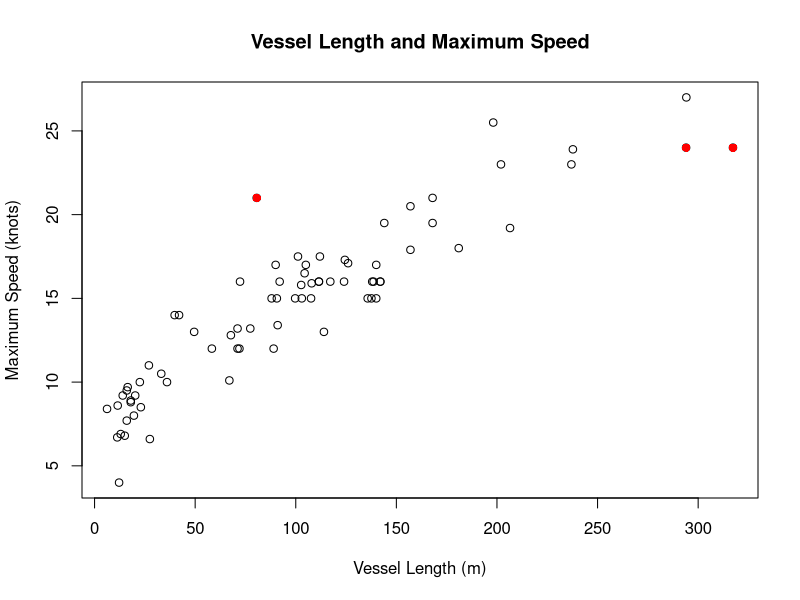
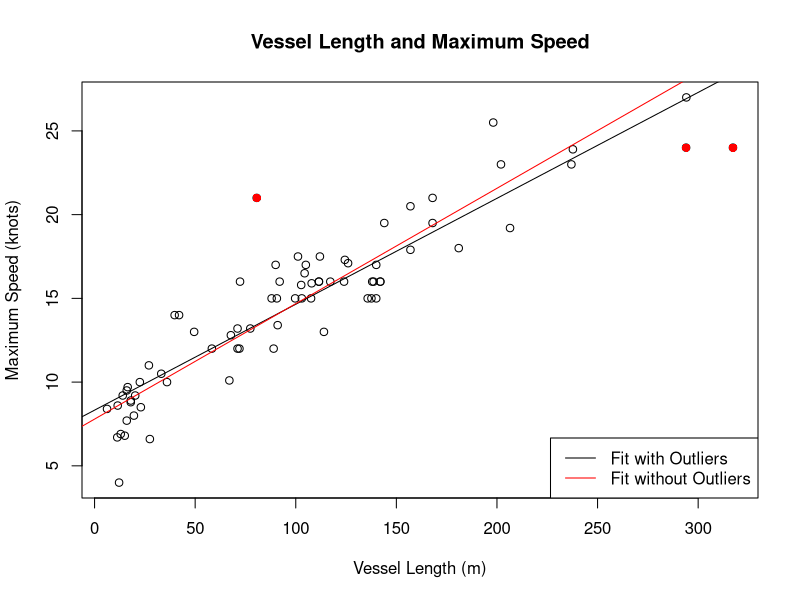
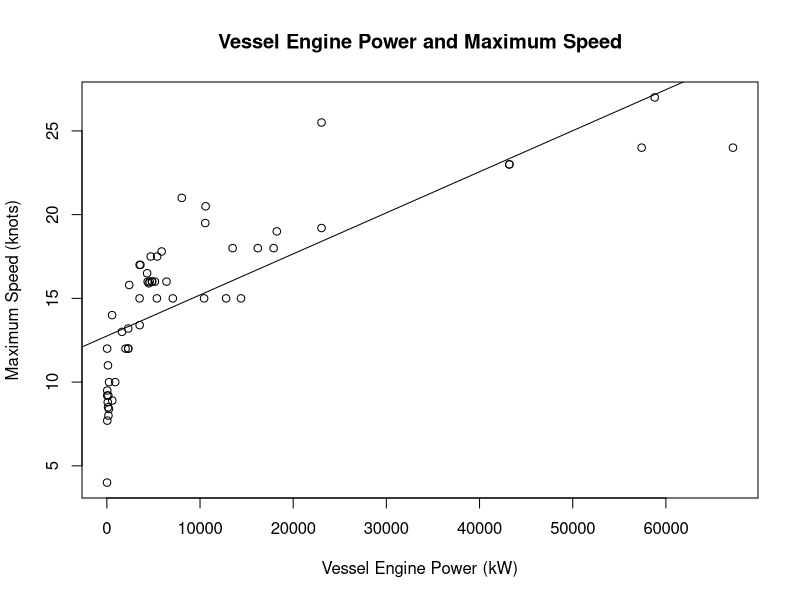
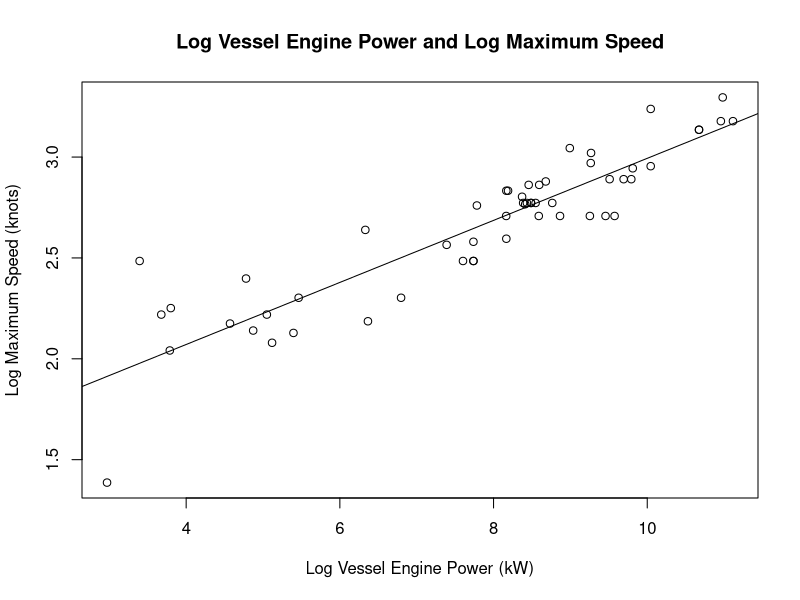

The R script that drew these images, in order:
## ---- chunk 1
# Make sure to keep the default for normal processing.
default_output_hook <- knitr::knit_hooks$get("output")

# Output hooks handle normal R console output.
knitr::knit_hooks$set( output = function(x, options) {

  comment <- knitr::opts_current$get("comment")
  if( is.na(comment) ) comment <- ""
  can_null <- grepl( paste0( comment, "\\s*\\[\\d?\\]" ),
                     x, perl = TRUE)
  do_null <- isTRUE( knitr::opts_current$get("null_prefix") )
  if( can_null && do_null ) {
    # By default R print output aligns at the right brace.
    align_index <- regexpr( "\\]", x )[1] - 1
    # Two cases: start or newline
    re <- paste0( "^.{", align_index, "}\\]")
    rep <- comment
    x <- gsub( re, rep,  x )
    re <- paste0( "\\\n.{", align_index, "}\\]")
    rep <- paste0( "\n", comment )
    x <- gsub( re, rep,  x )
  }

  default_output_hook( x, options )

})

knitr::opts_template$set("kill_prefix"=list(comment=NA, null_prefix=TRUE))

knitr::opts_chunk$set(opts.label="kill_prefix")

library(knitr)
## ---- chunk 2
# Store observed x and y variables 
x <- c(1, 2, 3, 4, 5, 6)
y <- c(0, 1, 7, 2, 4, 10)

# Store beta variables
beta0 <- 2
beta1 <- 3

# Calculate yhat for each x
yhat <- c()
for (i in 1:length(x)){
        yhat[i] <- 1*(beta0+x[i])*beta1
}

# Calculate epsilon for each x
ep <- c()
for(i in 1:length(x)){
        ep[i] <- yhat[i]-y[i]
}

# Get epsilon squared
ep2 <- ep^2
## ---- chunk 3
kable(cbind(c(rep(1, 6)),
            x,
            yhat,
            y,
            ep,
            ep2),
      row.names = FALSE,
      col.names = c("Model matrix",
                    "$x_i$",
                    "$\\hat{y}$",
                    "$y_i$",
                    "$\\epsilon_i$",
                    "$\\epsilon_i^2$")
      )
## ---- chunk 4
# Store beta variables
beta0 <- 1
beta1 <- 1

# Calculate yhat for each x
yhat <- c()
for (i in 1:length(x)){
        yhat[i] <- 1*(beta0+x[i])*beta1
}

# Calculate epsilon for each x
ep <- c()
for(i in 1:length(x)){
        ep[i] <- yhat[i]-y[i]
}

# Get epsilon squared
ep2 <- ep^2
## ---- chunk 5
kable(cbind(c(rep(1, 6)),
            x,
            yhat,
            y,
            ep,
            ep2),
      row.names = FALSE,
      col.names = c("Model matrix",
                    "$x_i$",
                    "$\\hat{y}$",
                    "$y_i$",
                    "$\\epsilon_i$",
                    "$\\epsilon_i^2$")
      )
## ---- chunk 6
vessels <- read.csv("Vessel_data.csv", header = TRUE)
## ---- chunk 7
fit1 <- lm(vessels$max_speed_knots ~ vessels$length_meters)

fit1$coefficients
## ---- chunk 8
plot(vessels$max_speed_knots ~ vessels$length_meters, 
     main = "Vessel Length and Maximum Speed", 
     xlab = "Vessel Length (m)",
     ylab = "Maximum Speed (knots)")

out1 <- which(vessels$length_meters > 70 & vessels$length_meters < 100 & vessels$max_speed_knots > 20)

out2 <- which(vessels$length_meters > 300 & vessels$max_speed_knots > 20)

out3 <- which(vessels$length_meters > 275 & vessels$length_meters < 300 & vessels$max_speed_knots > 20 & vessels$max_speed_knots < 25)

points(x = vessels$length_meters[c(out1, out2, out3)],
       y = vessels$max_speed_knots[c(out1, out2, out3)],
       pch = 16,
       cex = 1.1,
       col = "red")
## ---- chunk 9
# Remove outliers
vessels2 <- vessels[-c(out1, out2, out3),]

# Refit data
fit2 <- lm(vessels2$max_speed_knots ~ vessels2$length_meters)

fit2$coefficients
## ---- chunk 10
plot(vessels$max_speed_knots ~ vessels$length_meters, 
     main = "Vessel Length and Maximum Speed", 
     xlab = "Vessel Length (m)",
     ylab = "Maximum Speed (knots)")

points(x = vessels$length_meters[c(out1, out2, out3)],
       y = vessels$max_speed_knots[c(out1, out2, out3)],
       pch = 16,
       cex = 1.1,
       col = "red")

abline(fit1)
abline(fit2, 
       col = "red")

legend("bottomright",
       legend = c("Fit with Outliers",
                  "Fit without Outliers"),
       col = c("black",
               "red"),
       lwd = 1)
## ---- chunk 11
est <- unname(fit1$coefficients[1]+100*fit1$coefficients[2])

# Get summary of confidence interval
CI <- summary(predict(fit1, 
                      newdata = (data.frame(length_meters = 100)), 
                      interval = "confidence"))

# Select the upper and lower mean (4th row, 2nd and 3rd columns of table), split
# it from its label, and assign to numeric to remove floating spaces
llCI <- as.numeric(strsplit(CI[4,2], split = ":")[[1]][2])
ulCI <- as.numeric(strsplit(CI[4,3], split = ":")[[1]][2])

# Get summary of prediction interval
PI <- summary(predict(fit1, 
                      newdata = (data.frame(length_meters = 100)), 
                      interval = "prediction"))

# Select the upper and lower mean (4th row, 2nd and 3rd columns of table), split
# it from its label, and assign to numeric to remove floating spaces
llPI <- as.numeric(strsplit(PI[4,2], split = ":")[[1]][2])
ulPI <- as.numeric(strsplit(PI[4,3], split = ":")[[1]][2])
## ---- chunk 12
fit3 <- lm(vessels$max_speed_knots ~ vessels$engine_power_kW)

fit3$coefficients
## ---- chunk 13
plot(vessels$max_speed_knots ~ vessels$engine_power_kW, 
     main = "Vessel Engine Power and Maximum Speed", 
     xlab = "Vessel Engine Power (kW)",
     ylab = "Maximum Speed (knots)")

abline(fit3)
## ---- chunk 14
# Sum of squares for the EnginePower model
mean(fit3$residuals^2)

# Sum of squares for the Length model
mean(fit1$residuals^2)
## ---- chunk 15
fit4 <- lm(log(vessels$max_speed_knots) ~ log(vessels$engine_power_kW))

fit4$coefficients
## ---- chunk 16
plot(log(vessels$max_speed_knots) ~ log(vessels$engine_power_kW), 
     main = "Log Vessel Engine Power and Log Maximum Speed", 
     xlab = "Log Vessel Engine Power (kW)",
     ylab = "Log Maximum Speed (knots)")

abline(fit4)
## ---- chunk 17
# Clean data of NAs for future work
vessels <- na.omit(data.frame("length_meters" = vessels$length_meters, 
                              "max_speed_knots" = vessels$max_speed_knots))

# Based on what was said in Slack
# y is the response variable
# x is the covariate
# params is a vector of parameters, beta0, beta1, and sigma
neg.ll.lm <- function(y, x, params){
        # Assign parameters to their labels
        beta0 <- params[1]
        beta1 <- params[2]
        sigma <- params[3]
        
        # Calculate the predicted y value of an x using the parameters
        yhat <- beta0 + beta1*x
        
        # Produce the value with some level of randomness using dnorm()
        -sum(dnorm(y, 
                   mean = yhat, 
                   sd = sigma,
                   log = TRUE)
             )
}
## ---- chunk 18
# Optimize over the data using the values from the original fit
MLE <- optim(par = c(fit1$coefficients[1], 
                     fit1$coefficients[2],
                     sigma(fit1)),
             fn = neg.ll.lm,
             y = vessels$max_speed_knots,
             x = vessels$length_meters)

# Produced object with three values in the par, corresponding to the optimal 
# beta0, beta1, and sigma
